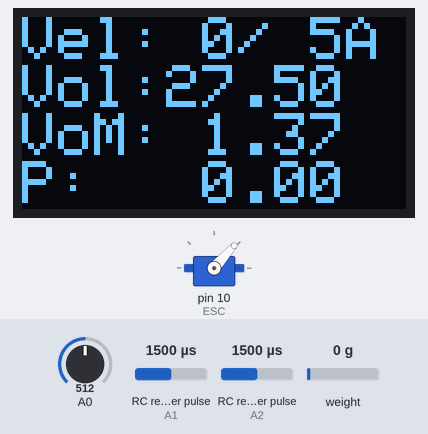
The sketch below on a simulated Arduino Uno, built with avr-gcc and run on an emulated ATmega328P. On the bench: 128×64 one-colour display, servo. Wiring (inferred from the names in the program): 2 × RC receiver channel: data A1 / data A2. The inputs (shaded band) are chosen by the test bench; at power-on: RC receiver pulse (sensors on A2, A1) 1500 µs, weight on the scale 0 g, A0 = 512. What the sketch prints to the serial monitor is not drawn.

Above: at 3.8 s.
3.9 s: RC receiver pulse (sensor on A2) set to 1586 µs
5.7 s: RC receiver pulse (sensor on A2) set to 1609 µs
At 8.2 s:
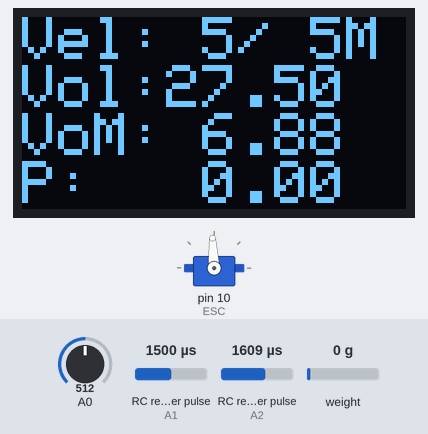
9.8 s: RC receiver pulse (sensor on A1) set to 1250 µs
At 10.8 s:
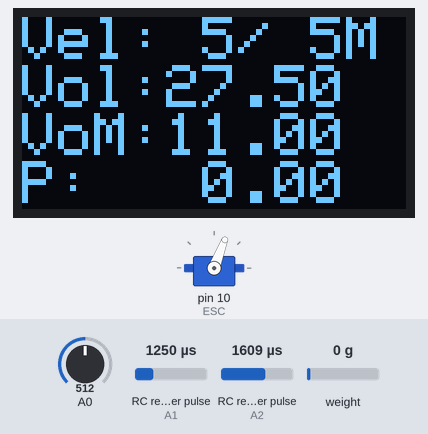
13.9 s: RC receiver pulse (sensor on A1) set to 1750 µs
At 16.4 s:
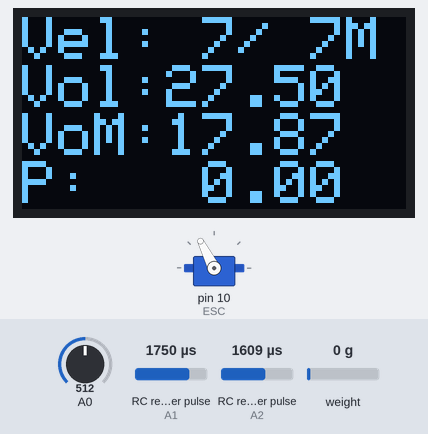
18.0 s: RC receiver pulse (sensor on A1) set to 1980 µs
At 19.4 s:
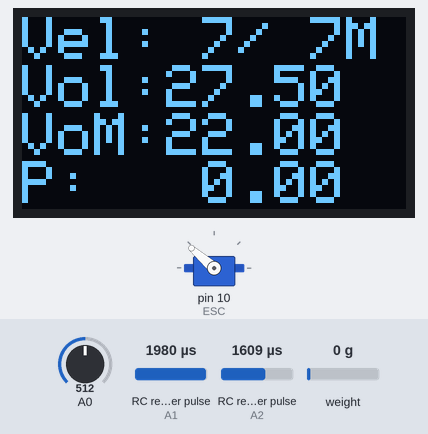
22.1 s: weight on the scale set to 913 g
At 24.0 s:
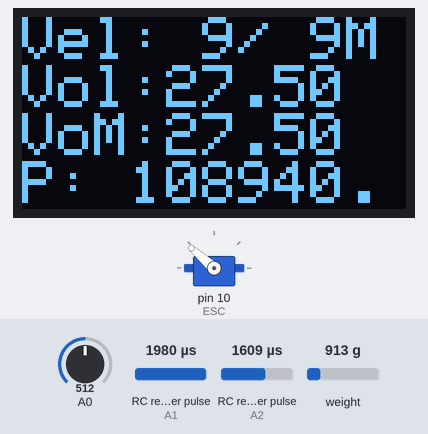
24.6 s: weight on the scale set to 1003 g
At 27.2 s:
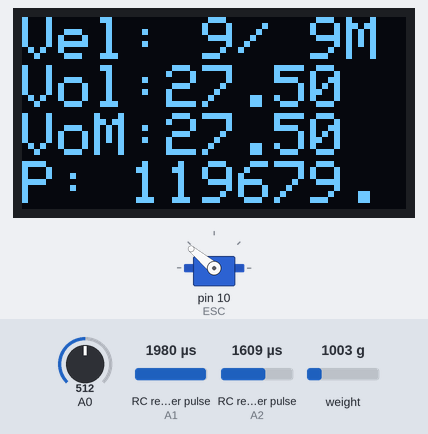
Timing chart, 0 to 28.7 s (numbered marks = the images above; inputs shaded):
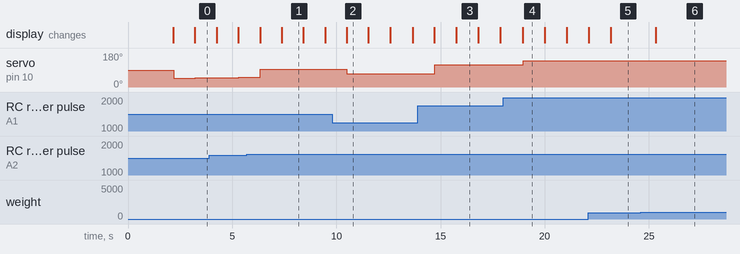

The sketch:

Arduino_VControl_2.ino
```cpp
#include <Servo.h>


#include <SPI.h>
#include <Wire.h>


#include <Adafruit_GFX.h>
#include <Adafruit_SSD1306.h>


//#include <Fonts/FreeSans9pt7b.h>

#define SCREEN_WIDTH 128 // OLED display width, in pixels
#define SCREEN_HEIGHT 64 // OLED display height, in pixels

#define OLED_RESET     -1 // Reset pin # (or -1 if sharing Arduino reset pin)
Adafruit_SSD1306 display(SCREEN_WIDTH, SCREEN_HEIGHT, &Wire, OLED_RESET);
//Adafruit_SSD1306 display(SCREEN_WIDTH, SCREEN_HEIGHT, &Wire, OLED_RESET);


#include "HX711.h"


#define DOUT  3
#define CLK  4

HX711 balanza(DOUT, CLK);


Servo ESC;
int Receptor_CH3 = A1;
int Receptor_CH5 = A2;
int vel_real = 0;
int vAhora_real = 0;
float Varduino = 5; // valor real de la alimentacion de Arduino, Vcc
float R1 = 1000000; // 1M
float R2 = 100000; // 100K

float peso = 0;

float Vfinal = 0;
int velocidad = 1000;
int vAhora = 1000;
int velmin = 1000;
int incremento = 20;
int voltage_max = 12.5;

int iteraciones_escritura = 10;
int escribe = 0;

const int lecturas = 20; // Total lecturas V
int index             = 0; // El indice de la lectura actual
float readings[lecturas]; // Lecturas de la entrada analogica
float Vtotal           = 0.0; // Total
float Vmedia         = 0.0; // Promedio


void setup() {
  Serial.begin(9600);


  if (!display.begin(SSD1306_SWITCHCAPVCC, 0x3C)) { // Address 0x3D for 128x64
    Serial.println(F("SSD1306 allocation failed"));
    for (;;); // Don't proceed, loop forever
  }


  //display.begin(SSD1306_SWITCHCAPVCC, 0x3C);


  Serial.print("Lectura del valor del ADC:  ");
  Serial.println(balanza.read());
  Serial.println("No ponga ningun  objeto sobre la balanza");
  Serial.println("Destarando...");
  Serial.println("...");


  balanza.set_scale(119322); // Establecemos la escala
  balanza.tare(20);  //El peso actual es considerado Tara.

  Serial.println("Listo para pesar");


  display.clearDisplay();
  display.setTextSize(2); // Draw 2X-scale text
  display.setTextColor(WHITE);
  display.setCursor(12, 10);
  display.println(F("Amigus"));
  display.println(F("      Labs"));
  display.setCursor(15, 50);
  display.setTextSize(1);
  display.println(F("Power Module v0.1"));
  display.display();      // Show initial text


  pinMode(Receptor_CH3, INPUT);
  pinMode(Receptor_CH5, INPUT);

  Serial.print("Voltaje Máximo: ");
  Serial.print((int)(Varduino / (R2 / (R1 + R2))));
  Serial.println("V");
  Serial.println("");

  ESC.attach(10);  // salida al ESC a D10

  //delay(2000);
}

float leerVoltaje() {
  float v = (analogRead(0) * Varduino) / 1024.0;
  return (v / (R2 / (R1 + R2)));
}
bool switchActivado() {
  int value = pulseIn(Receptor_CH5, HIGH);
  if (value > 1600) {
    return false;
  }
  return true;
}
void printSerial() {
  escribe++;
  if (escribe == iteraciones_escritura) {
    escribe = 0;
    Serial.print("Limitador activado:");
    Serial.println(switchActivado());
    Serial.print("V: ");
    Serial.println(Vfinal);
    Serial.print("Vel: ");
    Serial.println(velocidad);
    Serial.print("vAhora: ");
    Serial.println(vAhora);
    Serial.print("Fuerza: ");
    //   Serial.print(peso);
    Serial.println(" kg");
  }
}
void loop() {

  Serial.print("--- 1 ---");
  Vfinal = leerVoltaje();

  velocidad = pulseIn(Receptor_CH3, HIGH);

  if (Vfinal < voltage_max && vAhora >= velmin) {
    vAhora = vAhora - incremento;
  } else if (vAhora < velocidad) {
    vAhora = vAhora + incremento;
  } else {
    vAhora = velocidad;
  }

  Serial.print("--- 2 ---");
  vel_real = map(velocidad, 995, 1989, 0, 10 );
  vAhora_real = map(vAhora, 995, 1989, 0, 10 );
  if (vAhora_real < 0) {
    vAhora_real = 0;
  }
  if (vel_real < 0) {
    vel_real = 0;
  }


  readings[index] = Vfinal;
  index = index + 1;

  if (index >= lecturas) {
    index = 0;   // ...volvemos al inicio:
  }
  Vtotal = 0;
  for (int i = 0; i <= lecturas; i++) {
    Vtotal = Vtotal + readings[i];
  }
  Vmedia = Vtotal / lecturas;


  String automatico;
  if (switchActivado()) {
    ESC.writeMicroseconds(vAhora);
    automatico = "A";
  } else {
    ESC.writeMicroseconds(velocidad);
    automatico = "M";

    vAhora_real = vel_real;


  }

  Serial.print("--- 3 ---");
  display.clearDisplay();
  display.setTextSize(2); // Draw 2X-scale text
  //display.setFont(&FreeSans9pt7b);
  display.setTextColor(WHITE);
  display.setCursor(0, 0);
  display.print(F("Vel:"));
  if (vAhora_real < 10) {
    display.print(F(" "));
  }
  display.print(vAhora_real);
  display.print(F("/"));
  if (vel_real < 10) {
    display.print(F(" "));
  }
  display.print(vel_real);
  display.println(automatico);
  display.print(F("Vol:"));
  if (Vfinal < 10) {
    display.print(F(" "));
  }
  display.println(Vfinal);

  display.print(F("VoM:"));
  if (Vmedia < 10) {
    display.print(F(" "));
  }
  display.println(Vmedia);

  display.print(F("P: "));


  //peso = balanza.get_units(20), 2;


  peso = balanza.get_value(10), 0;
  if (peso < 10) {
    display.print(F(" "));
  }
  if (peso < 100) {
    display.print(F(" "));
  }

  display.println(peso);

  display.display();      // Show initial text
  Serial.println("--- 4 ---");
  printSerial();
}
```

Measured:
- the behaviour switches between 1599 and 1600 µs on RC receiver pulse (sensor on A2) (found by bisection; images 0 and 1)
- after the input at 5.7 s, the display: first differs from a run without the input after 1.7 s (image 1)
- after the input at 9.8 s, servo on pin 10 (ESC): 93° → 69° after 0.71 s
- after the input at 13.9 s, servo on pin 10 (ESC): 69° → 117° after 0.82 s, → 118° 3.2 s later
- after the input at 18.0 s, servo on pin 10 (ESC): 118° → 139° after 0.96 s
- after the input at 24.6 s, servo on pin 10 (ESC): 139° → 140° after 1.8 s; the display: changes after 0.74 s (image 6)
- what the display in image 1 shows lasts 1.0 s, from 7.4 s to 8.4 s
